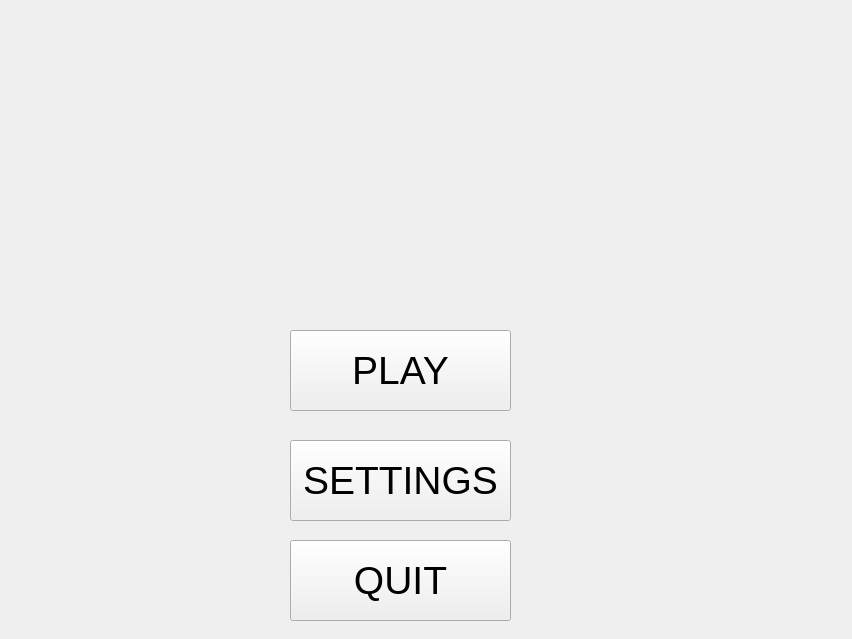
<?xml version="1.0" encoding="UTF-8"?>
<ui version="4.0">
 <class>MainWindow</class>
 <widget class="QMainWindow" name="MainWindow">
  <property name="geometry">
   <rect>
    <x>0</x>
    <y>0</y>
    <width>852</width>
    <height>639</height>
   </rect>
  </property>
  <property name="windowTitle">
   <string>Snakes &amp; Ladders</string>
  </property>
  <widget class="QWidget" name="centralwidget">
   <widget class="QPushButton" name="btn_play">
    <property name="geometry">
     <rect>
      <x>290</x>
      <y>330</y>
      <width>221</width>
      <height>81</height>
     </rect>
    </property>
    <property name="font">
     <font>
      <pointsize>29</pointsize>
     </font>
    </property>
    <property name="text">
     <string>PLAY</string>
    </property>
   </widget>
   <widget class="QPushButton" name="btn_quit">
    <property name="geometry">
     <rect>
      <x>290</x>
      <y>540</y>
      <width>221</width>
      <height>81</height>
     </rect>
    </property>
    <property name="font">
     <font>
      <pointsize>29</pointsize>
     </font>
    </property>
    <property name="text">
     <string>QUIT</string>
    </property>
   </widget>
   <widget class="QLabel" name="lbl_logo">
    <property name="geometry">
     <rect>
      <x>150</x>
      <y>90</y>
      <width>581</width>
      <height>191</height>
     </rect>
    </property>
    <property name="text">
     <string/>
    </property>
    <property name="scaledContents">
     <bool>true</bool>
    </property>
   </widget>
   <widget class="QPushButton" name="btn_settings">
    <property name="geometry">
     <rect>
      <x>290</x>
      <y>440</y>
      <width>221</width>
      <height>81</height>
     </rect>
    </property>
    <property name="font">
     <font>
      <pointsize>29</pointsize>
     </font>
    </property>
    <property name="text">
     <string>SETTINGS</string>
    </property>
   </widget>
  </widget>
 </widget>
 <resources/>
 <connections>
  <connection>
   <sender>btn_play</sender>
   <signal>clicked()</signal>
   <receiver>MainWindow</receiver>
   <slot>btn_play_a()</slot>
   <hints>
    <hint type="sourcelabel">
     <x>411</x>
     <y>414</y>
    </hint>
    <hint type="destinationlabel">
     <x>724</x>
     <y>423</y>
    </hint>
   </hints>
  </connection>
  <connection>
   <sender>btn_quit</sender>
   <signal>clicked()</signal>
   <receiver>MainWindow</receiver>
   <slot>btn_quit_a()</slot>
   <hints>
    <hint type="sourcelabel">
     <x>419</x>
     <y>536</y>
    </hint>
    <hint type="destinationlabel">
     <x>745</x>
     <y>527</y>
    </hint>
   </hints>
  </connection>
  <connection>
   <sender>btn_settings</sender>
   <signal>clicked()</signal>
   <receiver>MainWindow</receiver>
   <slot>btn_settings_a()</slot>
   <hints>
    <hint type="sourcelabel">
     <x>427</x>
     <y>488</y>
    </hint>
    <hint type="destinationlabel">
     <x>809</x>
     <y>478</y>
    </hint>
   </hints>
  </connection>
 </connections>
 <slots>
  <slot>btn_play_a()</slot>
  <slot>btn_quit_a()</slot>
  <slot>btn_settings_a()</slot>
 </slots>
</ui>
